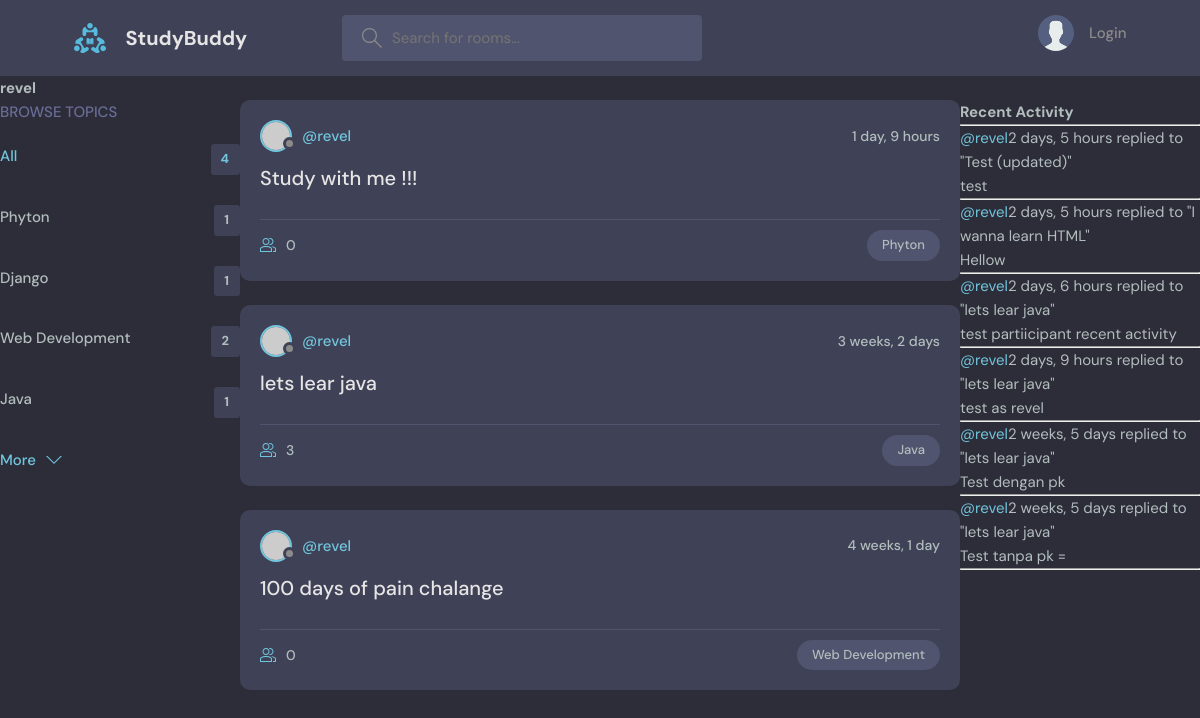
Page /profile/1/ on the committed database.
### base/models.py (models this page shows, shortened)
class Topic(models.Model):
    name = models.CharField(max_length=200)

class Room(models.Model):
    host = models.ForeignKey(User, on_delete=models.SET_NULL, null = True) #user hostnya
    topic = models.ForeignKey(Topic, on_delete=models.SET_NULL, null = True)# 1 topik, tapi bisa have multiple room
    name = models.CharField(max_length=200) # charfield required untuk masukin maxlength
    description = models.TextField(null=True, blank= True) #textfield adalah charfield yang lebih gede
    participants = models.ManyToManyField(User, related_name= 'participants') #store siapa yang aktif di room
    updated = models.DateTimeField(auto_now=True)
    created = models.DateTimeField(auto_now_add= True)
    class Meta:
        ordering = [
            "-updated","-created",
                    ]
    def __str__(self):
        return str(self.name)

class Message(models.Model):
    user = models.ForeignKey(User, on_delete=models.CASCADE)
    room = models.ForeignKey(Room, on_delete=models.CASCADE)#relationship dengan database sebelumnya dengan model one to many (one room, bisa many message)
    body = models.TextField()
    updated = models.DateTimeField(auto_now=True)
    created = models.DateTimeField(auto_now_add=True)
    class Meta:
        ordering = [
            "-updated","-created",]
    def __str__(self):
        return self.body[0:50] #return first 50 character from the message

### base/views.py (the view)
# urls.py: path('profile/<str:pk>/',views.userProfile, name= "user-profile")
def userProfile(request,pk):
    user = User.objects.get(id= pk)
    rooms = user.room_set.all()
    room_messages = user.message_set.all()
    topics = Topic.objects.all()
    context = {'user':user, 'rooms' : rooms, 'room_messages' : room_messages, 'topics' : topics}
    return render (request, 'base/profile.html', context)

### base/templates/base/profile.html (shortened to what this page needs)
{% extends 'main.html' %}
{% block content %}
<h1>{{user.username}}</h1>
<div class ="profile-container">
    <div>{% include 'base/topic_component.html' %}</div>
    <div>{% include 'base/feed_component.html' %}</div>
    <div>{% include 'base/activity_component.html' %}</div>
</div>
{% endblock content %}

### base/templates/base/topic_component.html (shortened to what this page needs)
<div class="topics">
          <div class="topics__header">
            <h2>Browse Topics</h2>
          </div>
          <ul class="topics__list">
            <li>
              <a href="{%url 'home'%}" class="active">All <span>{{topics.count}}</span></a>
            </li>
              {% for topic in topics %}
            <li>
              <a href="{% url 'home'%}?q={{topic.name}}">{{topic.name}} <span>{{topic.room_set.all.count}}</span></a>
            </li>
              {% endfor%}
          </ul>
          <a class="btn btn--link" href="topics.html">
            More
            <svg version="1.1" xmlns="http://www.w3.org/2000/svg" width="32" height="32" viewBox="0 0 32 32">
              <title>chevron-down</title>
              <path d="M16 21l-13-13h-3l16 16 16-16h-3l-13 13z"></path>
            </svg>
          </a>
        </div>
            <div>
            </div>

### base/templates/base/feed_component.html (shortened to what this page needs)
{% for room in rooms %}
<div class="roomListRoom">
            <div class="roomListRoom__header">
              <a href="{%url 'user-profile' room.host.id %}" class="roomListRoom__author">
                <div class="avatar avatar--small">
                  <img src="https://randomuser.me/api/portraits/women/11.jpg" />
                </div>
                <span>@{{room.host.username}}</span>
              </a>
              <div class="roomListRoom__actions">
                <span>{{room.created|timesince}}</span>
              </div>
            </div>
            <div class="roomListRoom__content">
              <a href="{%url 'room' room.id %}">{{room.name}}</a>
            </div>
            <div class="roomListRoom__meta">
              <a href="{%url 'room' room.id %}" class="roomListRoom__joined">
                  {{room.participants.all.count}}
              </a>
              <p class="roomListRoom__topic">{{room.topic.name}}</p>
            </div>
          </div>
{% endfor %}

### base/templates/base/activity_component.html (shortened to what this page needs)
            <h3>Recent Activity</h3>
            <hr>
            {% for room_message in room_messages%}
                <div>
                    <small><a href="{% url 'user-profile' room_message.user.id %}">@{{room_message.user}} </a>{{room_message.created|timesince}}</small>
                    <small>replied to "{{room_message.room}}"</small>
                    <p> {{room_message}}</p>
                    <hr>
                </div>
            {%endfor%}

### base/static/styles/style.css (style rules this page uses)
:root { --color-main: #71c6dd; --color-main-light: #e1f6fb; --color-dark: #3f4156; --color-dark-medium: #51546e; --color-dark-light: #696d97; --color-light: #e5e5e5; --color-gray: #8b8b8b; --color-light-gray: #b2bdbd; --color-bg: #2d2d39; --color-success: #5dd693; --color-error: #fc4b0b; }
* { font-family: "DM Sans", -apple-system, BlinkMacSystemFont, "Segoe UI", Roboto, Oxygen, Ubuntu, Cantarell, "Open Sans", "Helvetica Neue", sans-serif; margin: 0; padding: 0; box-sizing: border-box; text-rendering: optimizeLegibility; font-size: inherit; }
html { font-size: 56.25%; }
@media only screen and (min-width: 1200px) { html { font-size: 62.5%; } }
body { line-height: 1.6; font-weight: 400; font-size: 1.5rem; color: var(--color-light-gray); background-color: var(--color-bg); min-height: 100vh; }
img { width: 100%; }
a { display: inline-block; color: var(--color-main); text-decoration: none; }
.btn { background-color: transparent; border: none; display: inline-flex; align-items: center; gap: 1rem; cursor: pointer; transition: all ease-in-out 0.3s; padding: 1rem 2rem; border-radius: 5px; box-shadow: 1px 1px 3px 1px rgba(0, 0, 0, 0.15); font-weight: 500; }
.btn--link { border-radius: 0; padding: 0; color: var(--color-main); box-shadow: none; }
.btn > svg { fill: currentColor; width: 1.6rem; height: 1.6rem; }
.avatar { position: relative; display: inline-block; border-radius: 50%; border: 2px solid var(--color-main); }
.avatar img { display: block; border-radius: 50%; object-fit: cover; object-position: center; }
.avatar::after { content: ""; display: block; position: absolute; background-color: var(--color-gray); z-index: 111; border-radius: 50%; border: 0.3rem solid var(--color-dark); }
.avatar.avatar--small img { width: 2.8rem; height: 2.8rem; }
.avatar.avatar--small:after { width: 0.7rem; height: 0.7rem; bottom: 0px; right: -6px; }
.topics__header { margin-bottom: 2rem; }
.topics__header h2 { text-transform: uppercase; font-weight: 500; color: var(--color-dark-light); }
.topics__list { list-style: none; }
.topics__list li a { display: flex; justify-content: space-between; margin-bottom: 3rem; font-weight: 500; color: var(--color-light-gray); transition: all 0.3s ease-in-out; }
.topics__list li a.active, .topics__list li a:hover { color: var(--color-main); }
.topics__list li a span { padding: 0.5rem 1rem; background-color: var(--color-dark); border-radius: 3px; font-size: 1.3rem; font-weight: 700; letter-spacing: 1px; }
.roomListRoom { margin-bottom: 2.4rem; background-color: var(--color-dark); border-radius: 1rem; padding: 2rem; }
.roomListRoom__header { display: flex; justify-content: space-between; align-items: center; }
.roomListRoom__author { font-weight: 500; display: flex; align-items: center; gap: 1rem; }
.roomListRoom__actions { display: flex; align-items: flex-start; gap: 1rem; position: relative; }
.roomListRoom__actions span { font-size: 1.4rem; font-weight: 500; }
.roomListRoom__content { margin: 1rem 0; }
.roomListRoom__content a { font-size: 2rem; font-weight: 500; margin-bottom: 1.5rem; color: var(--color-light); transition: all 0.3s ease-in-out; }
.roomListRoom__meta { border-top: 1px solid var(--color-dark-medium); padding-top: 1rem; display: flex; align-items: center; justify-content: space-between; }
.roomListRoom__joined { color: var(--color-light-gray); display: flex; align-items: center; gap: 1rem; font-size: 1.4rem; font-weight: 500; }
.roomListRoom__joined svg { fill: var(--color-main); width: 1.6rem; height: 1.6rem; }
.roomListRoom__topic { padding: 5px 1.5rem; background-color: var(--color-dark-medium); border-radius: 5rem; font-weight: 500; font-size: 1.3rem; }

### base/templates/base/profile.html (style rules this page uses)
.profile-container { display: grid; grid-template-columns: 1fr 3fr 1fr; }

### rows in the picture
Topic: name "Phyton", room_set.all.count "1"
Topic: name "Django", room_set.all.count "1"
Topic: name "Web Development", room_set.all.count "2"
Topic: name "Java", room_set.all.count "1"
Room: host.username "revel", created "1 day, 9 hours", name "Study with me !!!", participants.all.count "0", topic.name "Phyton"
Room: host.username "revel", created "3 weeks, 2 days", name "lets lear java", participants.all.count "3", topic.name "Java"
Room: host.username "revel", created "4 weeks, 1 day", name "100 days of pain chalange", participants.all.count "0", topic.name "Web Development"
Message: user "revel", created "2 days, 5 hours", room "Test (updated)", body "test"
Message: user "revel", created "2 days, 5 hours", room "I wanna learn HTML", body "Hellow"
Message: user "revel", created "2 days, 6 hours", room "lets lear java", body "test partiicipant recent activity"
Message: user "revel", created "2 days, 9 hours", room "lets lear java", body "test as revel"
Message: user "revel", created "2 weeks, 5 days", room "lets lear java", body "Test dengan pk"
Message: user "revel", created "2 weeks, 5 days", room "lets lear java", body "Test tanpa pk ="

### other values in the picture
{{ user.username }} "revel"
{{ topics.count }} "4"
